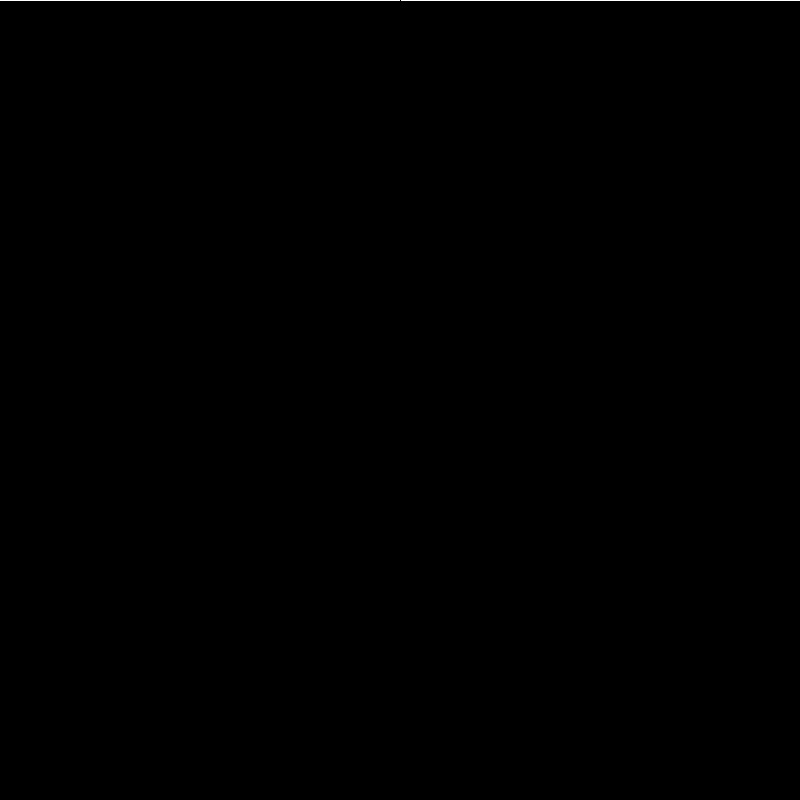
Frame 1 (no input)
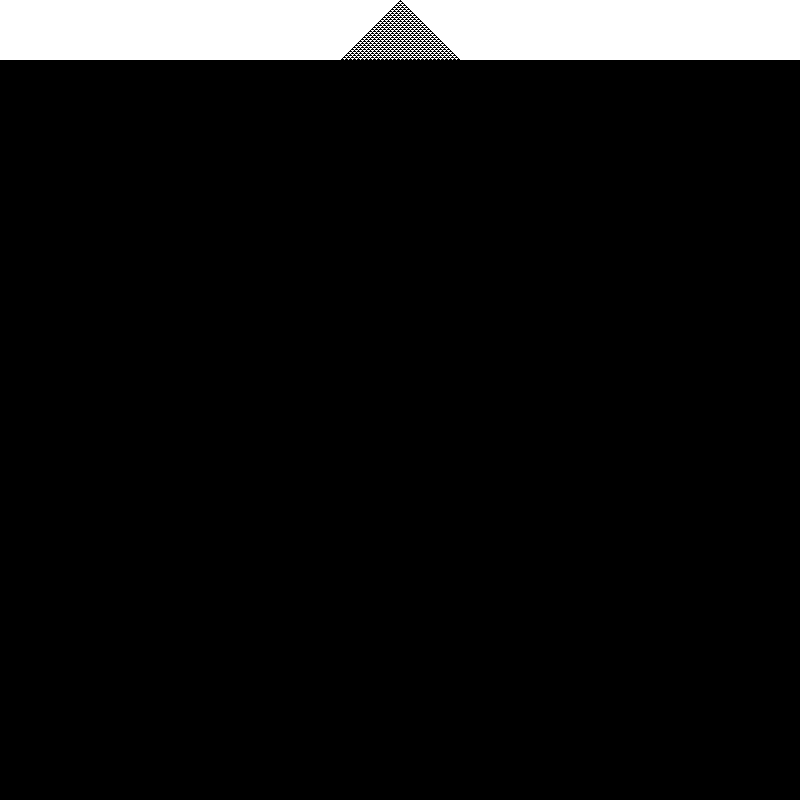
Frame 60 (the mouse pressed at the canvas centre just before this capture)
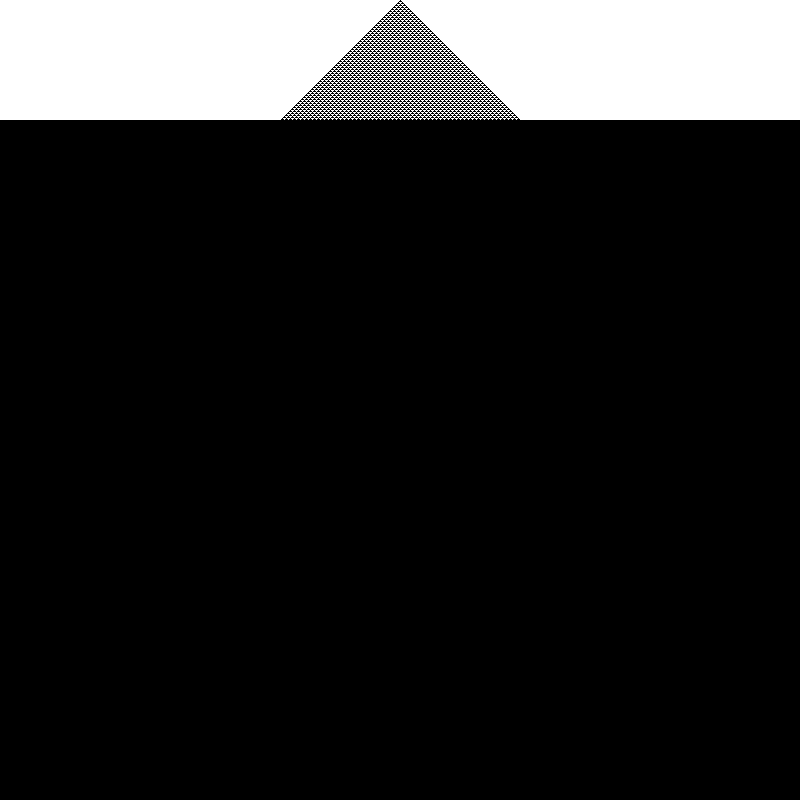
Frame 120 (the mouse held since frame 60 and released just before this capture)

The Processing sketch that drew these frames (run headless with seeded random() and noise(); from frame 60 on, the mouse is pressed at the canvas centre):

// Processing sketch: cellular_automata_main
// ── cellular_automata_main.pde
CA ca;


void setup() {
  size(800, 800);
  stroke(255);
  background(0);
  ca = new CA();
}

void draw() {
  ca.display();    // Draw the CA
  if (ca.generation < height/ca.w) {
    ca.generate();
  }
  
}
// ── cellular_automata.pde
class CA {
  int[] cells;     // An array of 0s and 1s 
  int generation;  // How many generations?
  //int[] ruleset = {0, 0, 0, 1, 1, 1, 1, 0}; //Rule 30
  //int[] ruleset = {0, 1, 1, 1, 1, 1, 1, 0}; //Rule 126
  int[] ruleset = {0, 0, 1, 1, 0, 1, 1, 0}; //Rule 54
  //int[] ruleset = {1, 0, 0, 1, 0, 1, 1, 0}; //Rule 150
  //int[] ruleset = {0, 1, 0, 1, 1, 0, 1, 0}; //Rule 90

  //int[] ruleset = {1, 0, 0, 1, 0, 1, 1, 1}; //Rule random nice thing 1
  //int[] ruleset = {1, 0, 1, 1, 0, 1, 0, 1};

  int w = 1; //change this for less(higher value) points

  CA() {
    cells = new int[width/w]; //how many points
    //set all cells initially to 0
    for (int i = 0; i < cells.length; i++) {
      cells[i] = 0;
    }
    cells[cells.length/2] = 1;    //the middle cell starts with 1
    generation = 0;
  }

  //new line
  void generate() {
    // new empty array
    int[] nextgen = new int[cells.length];
    // For every spot, determine new state by examing current state, and neighbor states
    // Ignore edges that only have one neighor
    for (int i = 1; i < cells.length-1; i++) {
      int left = cells[i-1];   // Left neighbor state
      int me = cells[i];       // Current state
      int right = cells[i+1];  // Right neighbor state
      nextgen[i] = rules(left, me, right); // Compute next generation state based on ruleset
    }
    // The current generation is the new generation
    cells = nextgen;
    generation++;
  }

  // This is the easy part, just draw the cells, fill 255 for '1', fill 0 for '0'
  void display() {
    for (int i = 0; i < cells.length; i++) {
      if (cells[i] == 1) { 
        fill(0);
      } else {            
        fill(255);
      }
      noStroke();
      rect(i*w, generation*w, w, w);
    }
  }



  // Implementing the Wolfram rules
  // Could be improved and made more concise, but here we can explicitly see what is going on for each case
  int rules (int a, int b, int c) {
    if (a == 1 && b == 1 && c == 1) return ruleset[0];
    if (a == 1 && b == 1 && c == 0) return ruleset[1];
    if (a == 1 && b == 0 && c == 1) return ruleset[2];
    if (a == 1 && b == 0 && c == 0) return ruleset[3];
    if (a == 0 && b == 1 && c == 1) return ruleset[4];
    if (a == 0 && b == 1 && c == 0) return ruleset[5];
    if (a == 0 && b == 0 && c == 1) return ruleset[6];
    if (a == 0 && b == 0 && c == 0) return ruleset[7];
    return 0;
  }
}
